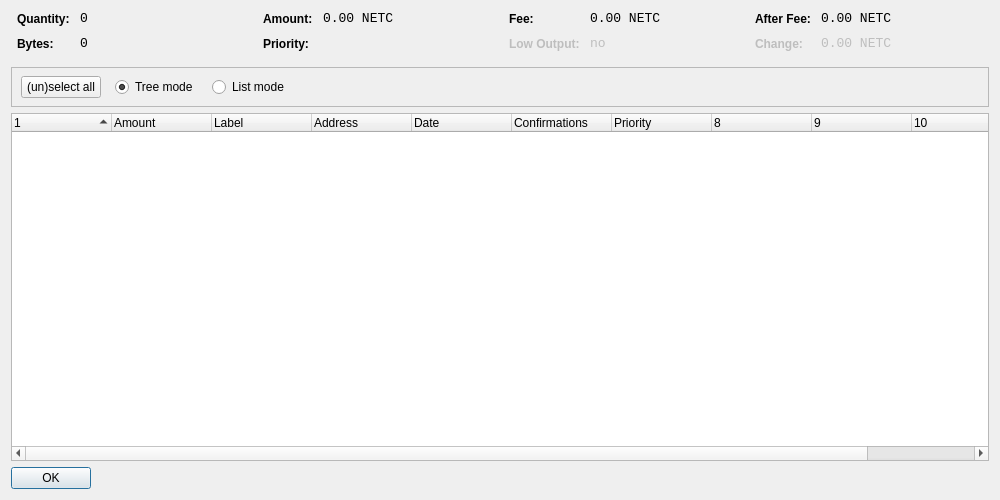
<?xml version="1.0" encoding="UTF-8"?>
<ui version="4.0">
 <class>CoinControlDialog</class>
 <widget class="QDialog" name="CoinControlDialog">
  <property name="geometry">
   <rect>
    <x>0</x>
    <y>0</y>
    <width>1000</width>
    <height>500</height>
   </rect>
  </property>
  <property name="windowTitle">
   <string>Coin Control</string>
  </property>
  <layout class="QVBoxLayout" name="verticalLayout">
   <item>
    <layout class="QHBoxLayout" name="horizontalLayoutTop" stretch="0,0,0,0">
     <property name="topMargin">
      <number>0</number>
     </property>
     <property name="bottomMargin">
      <number>10</number>
     </property>
     <item>
      <layout class="QFormLayout" name="formLayoutCoinControl1">
       <property name="horizontalSpacing">
        <number>10</number>
       </property>
       <property name="verticalSpacing">
        <number>10</number>
       </property>
       <property name="leftMargin">
        <number>6</number>
       </property>
       <property name="rightMargin">
        <number>6</number>
       </property>
       <item row="0" column="0">
        <widget class="QLabel" name="labelCoinControlQuantityText">
         <property name="styleSheet">
          <string notr="true">font-weight:bold;</string>
         </property>
         <property name="text">
          <string>Quantity:</string>
         </property>
        </widget>
       </item>
       <item row="0" column="1">
        <widget class="QLabel" name="labelCoinControlQuantity">
         <property name="font">
          <font>
           <family>Monospace</family>
           <pointsize>10</pointsize>
          </font>
         </property>
         <property name="cursor">
          <cursorShape>IBeamCursor</cursorShape>
         </property>
         <property name="contextMenuPolicy">
          <enum>Qt::ActionsContextMenu</enum>
         </property>
         <property name="text">
          <string notr="true">0</string>
         </property>
         <property name="textInteractionFlags">
          <set>Qt::LinksAccessibleByMouse|Qt::TextSelectableByKeyboard|Qt::TextSelectableByMouse</set>
         </property>
        </widget>
       </item>
       <item row="1" column="0">
        <widget class="QLabel" name="labelCoinControlBytesText">
         <property name="styleSheet">
          <string notr="true">font-weight:bold;</string>
         </property>
         <property name="text">
          <string>Bytes:</string>
         </property>
        </widget>
       </item>
       <item row="1" column="1">
        <widget class="QLabel" name="labelCoinControlBytes">
         <property name="font">
          <font>
           <family>Monospace</family>
           <pointsize>10</pointsize>
          </font>
         </property>
         <property name="cursor">
          <cursorShape>IBeamCursor</cursorShape>
         </property>
         <property name="contextMenuPolicy">
          <enum>Qt::ActionsContextMenu</enum>
         </property>
         <property name="text">
          <string notr="true">0</string>
         </property>
         <property name="textInteractionFlags">
          <set>Qt::LinksAccessibleByMouse|Qt::TextSelectableByKeyboard|Qt::TextSelectableByMouse</set>
         </property>
        </widget>
       </item>
      </layout>
     </item>
     <item>
      <layout class="QFormLayout" name="formLayoutCoinControl2">
       <property name="horizontalSpacing">
        <number>10</number>
       </property>
       <property name="verticalSpacing">
        <number>10</number>
       </property>
       <property name="leftMargin">
        <number>6</number>
       </property>
       <property name="rightMargin">
        <number>6</number>
       </property>
       <item row="0" column="0">
        <widget class="QLabel" name="labelCoinControlAmountText">
         <property name="styleSheet">
          <string notr="true">font-weight:bold;</string>
         </property>
         <property name="text">
          <string>Amount:</string>
         </property>
        </widget>
       </item>
       <item row="0" column="1">
        <widget class="QLabel" name="labelCoinControlAmount">
         <property name="font">
          <font>
           <family>Monospace</family>
           <pointsize>10</pointsize>
          </font>
         </property>
         <property name="cursor">
          <cursorShape>IBeamCursor</cursorShape>
         </property>
         <property name="contextMenuPolicy">
          <enum>Qt::ActionsContextMenu</enum>
         </property>
         <property name="text">
          <string notr="true">0.00 NETC</string>
         </property>
         <property name="textInteractionFlags">
          <set>Qt::LinksAccessibleByMouse|Qt::TextSelectableByKeyboard|Qt::TextSelectableByMouse</set>
         </property>
        </widget>
       </item>
       <item row="1" column="0">
        <widget class="QLabel" name="labelCoinControlPriorityText">
         <property name="styleSheet">
          <string notr="true">font-weight:bold;</string>
         </property>
         <property name="text">
          <string>Priority:</string>
         </property>
        </widget>
       </item>
       <item row="1" column="1">
        <widget class="QLabel" name="labelCoinControlPriority">
         <property name="font">
          <font>
           <family>Monospace</family>
           <pointsize>10</pointsize>
          </font>
         </property>
         <property name="cursor">
          <cursorShape>IBeamCursor</cursorShape>
         </property>
         <property name="contextMenuPolicy">
          <enum>Qt::ActionsContextMenu</enum>
         </property>
         <property name="text">
          <string/>
         </property>
         <property name="textInteractionFlags">
          <set>Qt::LinksAccessibleByMouse|Qt::TextSelectableByKeyboard|Qt::TextSelectableByMouse</set>
         </property>
        </widget>
       </item>
      </layout>
     </item>
     <item>
      <layout class="QFormLayout" name="formLayoutCoinControl3">
       <property name="horizontalSpacing">
        <number>10</number>
       </property>
       <property name="verticalSpacing">
        <number>10</number>
       </property>
       <property name="leftMargin">
        <number>6</number>
       </property>
       <property name="rightMargin">
        <number>6</number>
       </property>
       <item row="0" column="0">
        <widget class="QLabel" name="labelCoinControlFeeText">
         <property name="styleSheet">
          <string notr="true">font-weight:bold;</string>
         </property>
         <property name="text">
          <string>Fee:</string>
         </property>
        </widget>
       </item>
       <item row="0" column="1">
        <widget class="QLabel" name="labelCoinControlFee">
         <property name="font">
          <font>
           <family>Monospace</family>
           <pointsize>10</pointsize>
          </font>
         </property>
         <property name="cursor">
          <cursorShape>IBeamCursor</cursorShape>
         </property>
         <property name="contextMenuPolicy">
          <enum>Qt::ActionsContextMenu</enum>
         </property>
         <property name="text">
          <string notr="true">0.00 NETC</string>
         </property>
         <property name="textInteractionFlags">
          <set>Qt::LinksAccessibleByMouse|Qt::TextSelectableByKeyboard|Qt::TextSelectableByMouse</set>
         </property>
        </widget>
       </item>
       <item row="1" column="0">
        <widget class="QLabel" name="labelCoinControlLowOutputText">
         <property name="enabled">
          <bool>false</bool>
         </property>
         <property name="styleSheet">
          <string notr="true">font-weight:bold;</string>
         </property>
         <property name="text">
          <string>Low Output:</string>
         </property>
        </widget>
       </item>
       <item row="1" column="1">
        <widget class="QLabel" name="labelCoinControlLowOutput">
         <property name="enabled">
          <bool>false</bool>
         </property>
         <property name="font">
          <font>
           <family>Monospace</family>
           <pointsize>10</pointsize>
          </font>
         </property>
         <property name="cursor">
          <cursorShape>IBeamCursor</cursorShape>
         </property>
         <property name="contextMenuPolicy">
          <enum>Qt::ActionsContextMenu</enum>
         </property>
         <property name="text">
          <string notr="true">no</string>
         </property>
         <property name="textInteractionFlags">
          <set>Qt::LinksAccessibleByMouse|Qt::TextSelectableByKeyboard|Qt::TextSelectableByMouse</set>
         </property>
        </widget>
       </item>
      </layout>
     </item>
     <item>
      <layout class="QFormLayout" name="formLayoutCoinControl4">
       <property name="horizontalSpacing">
        <number>10</number>
       </property>
       <property name="verticalSpacing">
        <number>10</number>
       </property>
       <property name="leftMargin">
        <number>6</number>
       </property>
       <property name="rightMargin">
        <number>6</number>
       </property>
       <item row="0" column="0">
        <widget class="QLabel" name="labelCoinControlAfterFeeText">
         <property name="styleSheet">
          <string notr="true">font-weight:bold;</string>
         </property>
         <property name="text">
          <string>After Fee:</string>
         </property>
        </widget>
       </item>
       <item row="0" column="1">
        <widget class="QLabel" name="labelCoinControlAfterFee">
         <property name="font">
          <font>
           <family>Monospace</family>
           <pointsize>10</pointsize>
          </font>
         </property>
         <property name="cursor">
          <cursorShape>IBeamCursor</cursorShape>
         </property>
         <property name="contextMenuPolicy">
          <enum>Qt::ActionsContextMenu</enum>
         </property>
         <property name="text">
          <string notr="true">0.00 NETC</string>
         </property>
         <property name="textInteractionFlags">
          <set>Qt::LinksAccessibleByMouse|Qt::TextSelectableByKeyboard|Qt::TextSelectableByMouse</set>
         </property>
        </widget>
       </item>
       <item row="1" column="0">
        <widget class="QLabel" name="labelCoinControlChangeText">
         <property name="enabled">
          <bool>false</bool>
         </property>
         <property name="styleSheet">
          <string notr="true">font-weight:bold;</string>
         </property>
         <property name="text">
          <string>Change:</string>
         </property>
        </widget>
       </item>
       <item row="1" column="1">
        <widget class="QLabel" name="labelCoinControlChange">
         <property name="enabled">
          <bool>false</bool>
         </property>
         <property name="font">
          <font>
           <family>Monospace</family>
           <pointsize>10</pointsize>
          </font>
         </property>
         <property name="cursor">
          <cursorShape>IBeamCursor</cursorShape>
         </property>
         <property name="contextMenuPolicy">
          <enum>Qt::ActionsContextMenu</enum>
         </property>
         <property name="text">
          <string notr="true">0.00 NETC</string>
         </property>
         <property name="textInteractionFlags">
          <set>Qt::LinksAccessibleByMouse|Qt::TextSelectableByKeyboard|Qt::TextSelectableByMouse</set>
         </property>
        </widget>
       </item>
      </layout>
     </item>
    </layout>
   </item>
   <item>
    <widget class="QFrame" name="frame">
     <property name="minimumSize">
      <size>
       <width>0</width>
       <height>40</height>
      </size>
     </property>
     <property name="frameShape">
      <enum>QFrame::StyledPanel</enum>
     </property>
     <property name="frameShadow">
      <enum>QFrame::Sunken</enum>
     </property>
     <widget class="QWidget" name="horizontalLayoutWidget">
      <property name="geometry">
       <rect>
        <x>10</x>
        <y>0</y>
        <width>781</width>
        <height>41</height>
       </rect>
      </property>
      <layout class="QHBoxLayout" name="horizontalLayoutPanel" stretch="0,0,0,0,0">
       <property name="spacing">
        <number>14</number>
       </property>
       <item>
        <widget class="QPushButton" name="pushButtonSelectAll">
         <property name="sizePolicy">
          <sizepolicy hsizetype="Maximum" vsizetype="Fixed">
           <horstretch>0</horstretch>
           <verstretch>0</verstretch>
          </sizepolicy>
         </property>
         <property name="text">
          <string>(un)select all</string>
         </property>
        </widget>
       </item>
       <item>
        <widget class="QRadioButton" name="radioTreeMode">
         <property name="sizePolicy">
          <sizepolicy hsizetype="Maximum" vsizetype="Fixed">
           <horstretch>0</horstretch>
           <verstretch>0</verstretch>
          </sizepolicy>
         </property>
         <property name="text">
          <string>Tree mode</string>
         </property>
         <property name="checked">
          <bool>true</bool>
         </property>
        </widget>
       </item>
       <item>
        <widget class="QRadioButton" name="radioListMode">
         <property name="sizePolicy">
          <sizepolicy hsizetype="Maximum" vsizetype="Fixed">
           <horstretch>0</horstretch>
           <verstretch>0</verstretch>
          </sizepolicy>
         </property>
         <property name="text">
          <string>List mode</string>
         </property>
        </widget>
       </item>
       <item>
        <spacer name="horizontalSpacer">
         <property name="orientation">
          <enum>Qt::Horizontal</enum>
         </property>
         <property name="sizeHint" stdset="0">
          <size>
           <width>40</width>
           <height>20</height>
          </size>
         </property>
        </spacer>
       </item>
      </layout>
     </widget>
    </widget>
   </item>
   <item>
    <widget class="CoinControlTreeWidget" name="treeWidget">
     <property name="contextMenuPolicy">
      <enum>Qt::CustomContextMenu</enum>
     </property>
     <property name="sortingEnabled">
      <bool>false</bool>
     </property>
     <property name="columnCount">
      <number>11</number>
     </property>
     <attribute name="headerShowSortIndicator" stdset="0">
      <bool>true</bool>
     </attribute>
     <attribute name="headerStretchLastSection">
      <bool>false</bool>
     </attribute>
     <column>
      <property name="text">
       <string/>
      </property>
     </column>
     <column>
      <property name="text">
       <string>Amount</string>
      </property>
     </column>
     <column>
      <property name="text">
       <string>Label</string>
      </property>
     </column>
     <column>
      <property name="text">
       <string>Address</string>
      </property>
     </column>
     <column>
      <property name="text">
       <string>Date</string>
      </property>
     </column>
     <column>
      <property name="text">
       <string>Confirmations</string>
      </property>
      <property name="toolTip">
       <string>Confirmed</string>
      </property>
     </column>
     <column>
      <property name="text">
       <string>Priority</string>
      </property>
     </column>
     <column>
      <property name="text">
       <string/>
      </property>
     </column>
     <column>
      <property name="text">
       <string/>
      </property>
     </column>
     <column>
      <property name="text">
       <string/>
      </property>
     </column>
     <column>
      <property name="text">
       <string/>
      </property>
     </column>
    </widget>
   </item>
   <item>
    <widget class="QDialogButtonBox" name="buttonBox">
     <property name="sizePolicy">
      <sizepolicy hsizetype="Maximum" vsizetype="Fixed">
       <horstretch>0</horstretch>
       <verstretch>0</verstretch>
      </sizepolicy>
     </property>
     <property name="orientation">
      <enum>Qt::Horizontal</enum>
     </property>
     <property name="standardButtons">
      <set>QDialogButtonBox::Ok</set>
     </property>
    </widget>
   </item>
  </layout>
 </widget>
 <customwidgets>
  <customwidget>
   <class>CoinControlTreeWidget</class>
   <extends>QTreeWidget</extends>
   <header>coincontroltreewidget.h</header>
  </customwidget>
 </customwidgets>
 <resources/>
 <connections/>
</ui>
